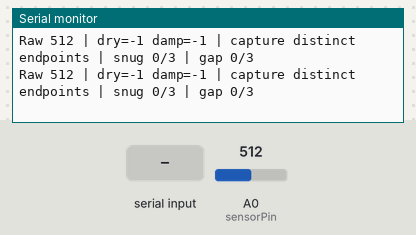
Bench run of a sketch on a simulated Arduino Uno, built with avr-gcc and run on an emulated ATmega328P. Parts: the last lines printed to the serial monitor. The inputs (shaded band) are chosen by the test bench; at power-on: A0 (sensorPin) = 512.

Above: at 1.2 s.
1.3 s: "n" received over Serial
3.1 s: A0 (sensorPin) set to 716
At 3.49 s:
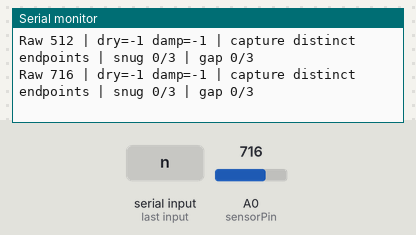
4.6 s: "d" received over Serial
At 5.1 s:
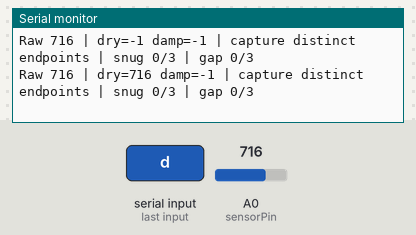
6.1 s: A0 (sensorPin) set to 900
At 6.31 s:
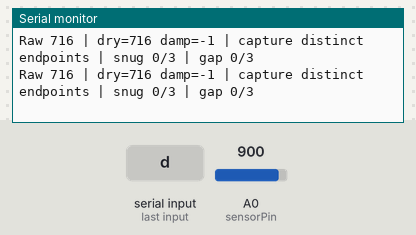
7.6 s: "w" received over Serial
At 7.92 s:
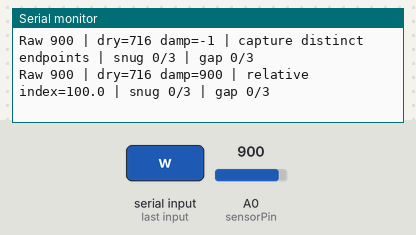
9.5 s: "r" received over Serial
At 9.94 s:
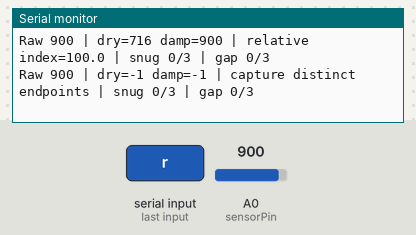
Timing chart, 0 to 12.5 s (numbered marks = the images above; inputs shaded):
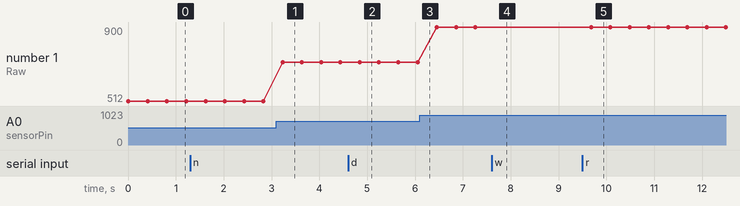

Measured:
- after the input at 3.1 s, the serial monitor: prints a new line after 0.13 s (image 1)
- after the input at 4.6 s, the serial monitor: prints a new line after 0.24 s (image 2)
- after the input at 7.6 s, the serial monitor: prints a new line after 0.06 s (image 4)
- after the input at 9.5 s, the serial monitor: prints a new line after 0.18 s (image 5)
- plotted number 1: 512 → 716 after the input at 3.1 s, 716 → 900 after the input at 6.1 s

The sketch:

clay_soil_calibration.ino
```cpp
// Clay soil calibration · Arduino Uno R3 + SEN0193.
const uint8_t sensorPin = A0;
const uint8_t repeatCount = 3;

struct SampleSet {
  uint8_t count = 0;
  int low = 1023;
  int high = 0;
};

int dry = -1;
int damp = -1;
SampleSet snug;
SampleSet gap;
SampleSet* active = &snug;

int readProbe() {
  unsigned int sum = 0;
  for (uint8_t i = 0; i < 16; ++i) {
    sum += analogRead(sensorPin);
  }
  return (sum + 8) / 16;
}

bool calibrated() {
  return dry >= 0 && damp >= 0 && abs(dry - damp) >= 12;
}

void printSet(const __FlashStringHelper* label, const SampleSet& set) {
  Serial.print(label);
  Serial.print(set.count);
  Serial.print(F("/3"));
  if (set.count) {
    Serial.print(F(" min="));
    Serial.print(set.low);
    Serial.print(F(" max="));
    Serial.print(set.high);
    Serial.print(F(" spread="));
    Serial.print(set.high - set.low);
  }
}

void setup() {
  Serial.begin(115200);
  Serial.println(F("d dry, w damp, s clear/select snug, g clear/select gap, n capture, r reset"));
}

void loop() {
  const int raw = readProbe();
  while (Serial.available()) {
    switch (Serial.read()) {
      case 'd':
        dry = raw;
        snug = SampleSet();
        gap = SampleSet();
        break;
      case 'w':
        damp = raw;
        snug = SampleSet();
        gap = SampleSet();
        break;
      case 's':
        snug = SampleSet();
        active = &snug;
        break;
      case 'g':
        gap = SampleSet();
        active = &gap;
        break;
      case 'n':
        if (!calibrated()) {
          Serial.println(F("Set valid endpoints before capturing a repeat."));
        } else if (active->count == repeatCount) {
          Serial.println(F("Set full. Select s or g to start a fresh set."));
        } else {
          active->low = min(active->low, raw);
          active->high = max(active->high, raw);
          ++active->count;
        }
        break;
      case 'r':
        dry = damp = -1;
        snug = SampleSet();
        gap = SampleSet();
        active = &snug;
        break;
    }
  }

  Serial.print(F("Raw "));
  Serial.print(raw);
  Serial.print(F(" | dry="));
  Serial.print(dry);
  Serial.print(F(" damp="));
  Serial.print(damp);
  if (calibrated()) {
    Serial.print(F(" | relative index="));
    Serial.print((raw - dry) * 100.0 / (damp - dry), 1);
  } else {
    Serial.print(F(" | capture distinct endpoints"));
  }
  printSet(F(" | snug "), snug);
  printSet(F(" | gap "), gap);
  Serial.println();
  delay(400);
}
```
